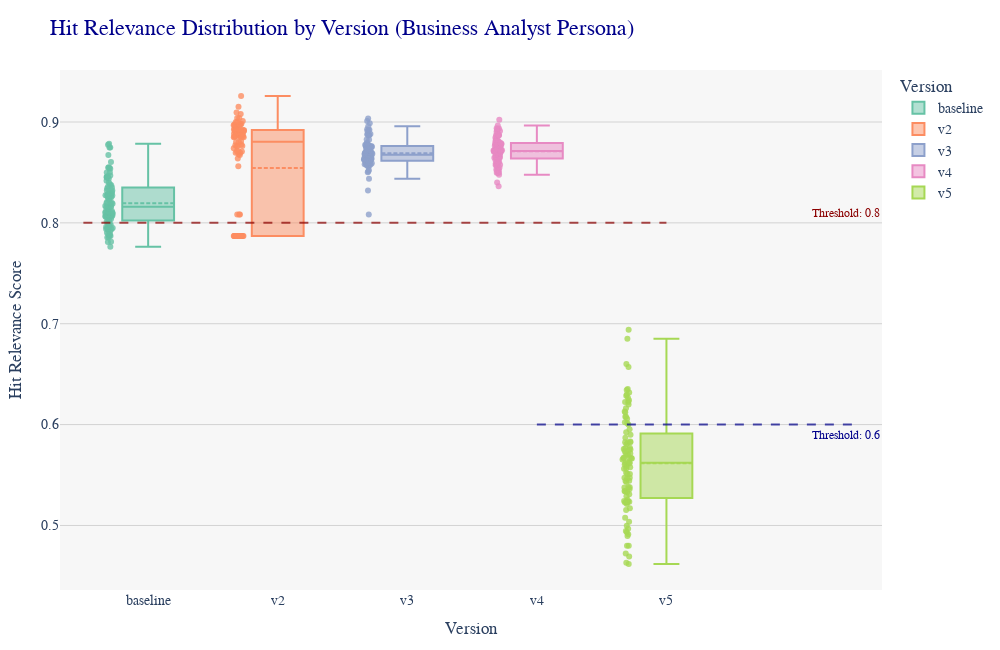

Source (notebook cell):
### Markdown cell above
#### Box Plot: Buisness Analyst Persona all versions

### Code cell
# Dataframes for Business Analyst Persona 
dataframes_ba = {
    "baseline": Test_Results_2024052802_Baseline,
    "v2": test_output_v2_businessanalyst_2024_09_03_12_17_34,
    "v3": test_output_v3_businessanalyst_2024_09_17_03_35_43,
    "v4": test_output_v4_businessanalyst_2024_09_29_01_42_36,
    "v5": test_output_v5_businessanalyst_2024_10_07_17_55_42
}

# Combine data for easier plotting
all_data_ba = []
for version, df in dataframes_ba.items():
    df['version'] = version  # Add a column for version
    all_data_ba.append(df[['Column1.hit', 'Column1.hitRelevance', 'version']])

# Concatenate all data into a single DataFrame
combined_df_ba = pd.concat(all_data_ba)

# Convert hit column to binary values (1 if hit, 0 if not) based on a threshold of 0.75
combined_df_ba['hit_binary'] = combined_df_ba['Column1.hitRelevance'].apply(lambda x: 1 if x >= 0.75 else 0)

# Create a box plot for Business Analyst Persona
fig_ba = px.box(combined_df_ba, 
                x='version', 
                y='Column1.hitRelevance', 
                points='all', 
                title='Hit Relevance Distribution by Version (Business Analyst Persona)',
                labels={'Column1.hitRelevance': 'Hit Relevance Score', 'version': 'Version'},
                color='version',  
                color_discrete_sequence=px.colors.qualitative.Set2)

# Customize box plot aesthetics
fig_ba.update_traces(
    boxmean=True, 
    jitter=0.2, 
    pointpos=-1.5, 
    marker=dict(size=6, opacity=0.8), 
    width=0.4
)

# Add horizontal lines for thresholds
fig_ba.add_shape(
    type="line", line_color="darkred", line_width=2, opacity=0.7, 
    x0=-0.5, x1=4, y0=threshold_baseline_to_v4, y1=threshold_baseline_to_v4, 
    line_dash="dash"
)
fig_ba.add_shape(
    type="line", line_color="darkblue", line_width=2, opacity=0.7, 
    x0=3, x1=5.5, y0=threshold_v5, y1=threshold_v5,
    line_dash="dash"
)

# Move the threshold text annotations to the right
fig_ba.add_annotation(
    x=5, y=threshold_baseline_to_v4,
    text="Threshold: 0.8", showarrow=False, xshift=50, yshift=10,
    font=dict(size=12, color="darkred")
)
fig_ba.add_annotation(
    x=5, y=threshold_v5,
    text="Threshold: 0.6", showarrow=False, xshift=50, yshift=-10,
    font=dict(size=12, color="darkblue")
)

# Adjust layout
fig_ba.update_layout(
    xaxis_title='Version',
    yaxis_title='Hit Relevance Score',
    legend_title_text='Version',
    font=dict(size=14, family='Arial'),
    plot_bgcolor='#f7f7f7',  
    title_font=dict(size=22, family='Times New Roman', color='darkblue'),  
    width=1000,
    height=650,
    margin=dict(t=70, l=60, r=40, b=60),
    boxmode='group', 
    showlegend=True,  
    yaxis=dict(showgrid=True, gridcolor='lightgray'),  
    bargap=0.15,
    hovermode="closest"
)

# Update hover template
fig_ba.update_traces(
    hovertemplate="<b>Version</b>: %{x}<br><b>Hit Relevance</b>: %{y}<br><b>Hit Binary</b>: %{customdata}"
)

# Display the figure
fig_ba.show()

### Figure 1 — Plotly figure (JSON) as saved in the notebook; plotly's stock layout.template omitted (floating-point values rounded to 4 significant figures)
{"data": [{"alignmentgroup": "True", "boxmean": true, "boxpoints": "all", "hovertemplate": "<b>Version</b>: %{x}<br><b>Hit Relevance</b>: %{y}<br><b>Hit Binary</b>: %{customdata}", "jitter": 0.2, "legendgroup": "baseline", "marker": {"color": "rgb(102,194,165)", "opacity": 0.8, "size": 6}, "name": "baseline", "notched": false, "offsetgroup": "baseline", "orientation": "v", "pointpos": -1.5, "showlegend": true, "type": "box", "width": 0.4, "x": ["baseline", "baseline", "baseline", "baseline", "baseline", "baseline", "baseline", "baseline", "baseline", "baseline", "baseline", "baseline", "baseline", "baseline", "baseline", "baseline", "baseline", "baseline", "baseline", "baseline", "baseline", "baseline", "baseline", "baseline", "baseline", "baseline", "baseline", "baseline", "baseline", "baseline", "baseline", "baseline", "baseline", "baseline", "baseline", "baseline", "baseline", "baseline", "baseline", "baseline", "baseline", "baseline", "baseline", "baseline", "baseline", "baseline", "baseline", "baseline", "baseline", "baseline", "baseline", "baseline", "baseline", "baseline", "baseline", "baseline", "baseline", "baseline", "baseline", "baseline", "baseline", "baseline", "baseline", "baseline", "baseline", "baseline", "baseline", "baseline", "baseline", "baseline", "baseline", "baseline", "baseline", "baseline", "baseline", "baseline", "baseline", "baseline", "baseline", "baseline", "baseline", "baseline", "baseline", "baseline", "baseline", "baseline", "baseline", "baseline", "baseline", "baseline", "baseline", "baseline", "baseline", "baseline", "baseline", "baseline", "baseline", "baseline", "baseline"], "x0": " ", "xaxis": "x", "y": [0.8784, 0.8775, 0.8747, 0.8746, 0.8672, 0.8603, 0.8551, 0.8547, 0.8545, 0.8537, 0.8501, 0.85, 0.847, 0.8463, 0.8455, 0.8454, 0.8451, 0.8451, 0.844, 0.8417, 0.84, 0.8382, 0.8374, 0.8361, 0.8352, 0.8344, 0.8322, 0.8322, 0.8302, 0.8295, 0.8289, 0.8288, 0.8284, 0.8273, 0.8271, 0.827, 0.8266, 0.8253, 0.8248, 0.8243, 0.8229, 0.8206, 0.8199, 0.8196, 0.8195, 0.8189, 0.8168, 0.8165, 0.816, 0.8159, 0.8158, 0.8155, 0.8141, 0.8117, 0.8115, 0.8112, 0.8109, 0.8105, 0.8102, 0.81, 0.8093, 0.8079, 0.8078, 0.8078, 0.8077, 0.8076, 0.8072, 0.8068, 0.8061, 0.806, 0.806, 0.8049, 0.8037, 0.8026, 0.8023, 0.8013, 0.8005, 0.7994, 0.7978, 0.7977, 0.7971, 0.796, 0.7959, 0.7949, 0.7945, 0.794, 0.7937, 0.7933, 0.7918, 0.7901, 0.7889, 0.7883, 0.7872, 0.787, 0.7856, 0.7854, 0.7813, 0.781, 0.7763], "y0": " ", "yaxis": "y"}, {"alignmentgroup": "True", "boxmean": true, "boxpoints": "all", "hovertemplate": "<b>Version</b>: %{x}<br><b>Hit Relevance</b>: %{y}<br><b>Hit Binary</b>: %{customdata}", "jitter": 0.2, "legendgroup": "v2", "marker": {"color": "rgb(252,141,98)", "opacity": 0.8, "size": 6}, "name": "v2", "notched": false, "offsetgroup": "v2", "orientation": "v", "pointpos": -1.5, "showlegend": true, "type": "box", "width": 0.4, "x": ["v2", "v2", "v2", "v2", "v2", "v2", "v2", "v2", "v2", "v2", "v2", "v2", "v2", "v2", "v2", "v2", "v2", "v2", "v2", "v2", "v2", "v2", "v2", "v2", "v2", "v2", "v2", "v2", "v2", "v2", "v2", "v2", "v2", "v2", "v2", "v2", "v2", "v2", "v2", "v2", "v2", "v2", "v2", "v2", "v2", "v2", "v2", "v2", "v2", "v2", "v2", "v2", "v2", "v2", "v2", "v2", "v2", "v2", "v2", "v2", "v2", "v2", "v2", "v2", "v2", "v2", "v2", "v2", "v2", "v2", "v2", "v2", "v2", "v2", "v2", "v2", "v2", "v2", "v2", "v2", "v2", "v2", "v2", "v2", "v2", "v2", "v2", "v2", "v2", "v2", "v2", "v2", "v2", "v2", "v2", "v2", "v2", "v2", "v2", "v2"], "x0": " ", "xaxis": "x", "y": [0.9258, 0.9003, 0.8923, 0.901, 0.8976, 0.8964, 0.8936, 0.8919, 0.7869, 0.8983, 0.8934, 0.8926, 0.8885, 0.904, 0.9, 0.8695, 0.8864, 0.7869, 0.8711, 0.8917, 0.7869, 0.7869, 0.8708, 0.9094, 0.8906, 0.7869, 0.9039, 0.8863, 0.7869, 0.8561, 0.8855, 0.8084, 0.915, 0.9079, 0.876, 0.8923, 0.7869, 0.7869, 0.8863, 0.7869, 0.8711, 0.8923, 0.8768, 0.8866, 0.8883, 0.8802, 0.8858, 0.8084, 0.8926, 0.8914, 0.7869, 0.8681, 0.7869, 0.888, 0.8975, 0.7869, 0.8969, 0.8929, 0.7869, 0.8672, 0.7869, 0.7869, 0.8849, 0.8084, 0.8898, 0.8877, 0.7869, 0.8695, 0.8805, 0.7869, 0.8741, 0.8762, 0.8762, 0.7869, 0.7869, 0.8901, 0.7869, 0.7869, 0.8776, 0.8638, 0.8855, 0.8982, 0.8849, 0.8849, 0.7869, 0.7869, 0.7869, 0.7869, 0.7869, 0.7869, 0.8967, 0.8892, 0.7869, 0.7869, 0.8812, 0.8887, 0.8977, 0.7869, 0.7869, 0.8863], "y0": " ", "yaxis": "y"}, {"alignmentgroup": "True", "boxmean": true, "boxpoints": "all", "hovertemplate": "<b>Version</b>: %{x}<br><b>Hit Relevance</b>: %{y}<br><b>Hit Binary</b>: %{customdata}", "jitter": 0.2, "legendgroup": "v3", "marker": {"color": "rgb(141,160,203)", "opacity": 0.8, "size": 6}, "name": "v3", "notched": false, "offsetgroup": "v3", "orientation": "v", "pointpos": -1.5, "showlegend": true, "type": "box", "width": 0.4, "x": ["v3", "v3", "v3", "v3", "v3", "v3", "v3", "v3", "v3", "v3", "v3", "v3", "v3", "v3", "v3", "v3", "v3", "v3", "v3", "v3", "v3", "v3", "v3", "v3", "v3", "v3", "v3", "v3", "v3", "v3", "v3", "v3", "v3", "v3", "v3", "v3", "v3", "v3", "v3", "v3", "v3", "v3", "v3", "v3", "v3", "v3", "v3", "v3", "v3", "v3", "v3", "v3", "v3", "v3", "v3", "v3", "v3", "v3", "v3", "v3", "v3", "v3", "v3", "v3", "v3", "v3", "v3", "v3", "v3", "v3", "v3", "v3", "v3", "v3", "v3", "v3", "v3", "v3", "v3", "v3", "v3", "v3", "v3", "v3", "v3", "v3", "v3", "v3", "v3", "v3", "v3", "v3", "v3", "v3", "v3", "v3", "v3", "v3", "v3", "v3", "v3", "v3"], "x0": " ", "xaxis": "x", "y": [0.8084, 0.8922, 0.8627, 0.8928, 0.868, 0.8752, 0.8826, 0.8756, 0.8918, 0.8699, 0.8665, 0.8785, 0.8781, 0.8778, 0.8871, 0.8625, 0.8714, 0.8573, 0.8609, 0.8673, 0.8651, 0.8689, 0.8672, 0.8623, 0.859, 0.8696, 0.8795, 0.8636, 0.8684, 0.8577, 0.9034, 0.8771, 0.8761, 0.8867, 0.8502, 0.8731, 0.8659, 0.8655, 0.8879, 0.8698, 0.8667, 0.8754, 0.8596, 0.8824, 0.8634, 0.8677, 0.8987, 0.8753, 0.8652, 0.8718, 0.8521, 0.8651, 0.8633, 0.8689, 0.8872, 0.8772, 0.8755, 0.8553, 0.8741, 0.8715, 0.858, 0.9009, 0.8696, 0.8692, 0.8627, 0.8692, 0.8321, 0.8692, 0.866, 0.867, 0.8911, 0.8565, 0.859, 0.8637, 0.8957, 0.8751, 0.8617, 0.8572, 0.8787, 0.8577, 0.8634, 0.8436, 0.857, 0.8643, 0.8715, 0.8648, 0.8596, 0.8613, 0.8615, 0.8698, 0.8582, 0.863, 0.8598, 0.8616, 0.8877, 0.8765, 0.8622, 0.8509, 0.86, 0.888, 0.8633, 0.8767], "y0": " ", "yaxis": "y"}, {"alignmentgroup": "True", "boxmean": true, "boxpoints": "all", "hovertemplate": "<b>Version</b>: %{x}<br><b>Hit Relevance</b>: %{y}<br><b>Hit Binary</b>: %{customdata}", "jitter": 0.2, "legendgroup": "v4", "marker": {"color": "rgb(231,138,195)", "opacity": 0.8, "size": 6}, "name": "v4", "notched": false, "offsetgroup": "v4", "orientation": "v", "pointpos": -1.5, "showlegend": true, "type": "box", "width": 0.4, "x": ["v4", "v4", "v4", "v4", "v4", "v4", "v4", "v4", "v4", "v4", "v4", "v4", "v4", "v4", "v4", "v4", "v4", "v4", "v4", "v4", "v4", "v4", "v4", "v4", "v4", "v4", "v4", "v4", "v4", "v4", "v4", "v4", "v4", "v4", "v4", "v4", "v4", "v4", "v4", "v4", "v4", "v4", "v4", "v4", "v4", "v4", "v4", "v4", "v4", "v4", "v4", "v4", "v4", "v4", "v4", "v4", "v4", "v4", "v4", "v4", "v4", "v4", "v4", "v4", "v4", "v4", "v4", "v4", "v4", "v4", "v4", "v4", "v4", "v4", "v4", "v4", "v4", "v4", "v4", "v4", "v4", "v4", "v4", "v4", "v4", "v4", "v4", "v4", "v4", "v4", "v4", "v4", "v4", "v4", "v4", "v4", "v4", "v4", "v4", "v4"], "x0": " ", "xaxis": "x", "y": [0.8697, 0.891, 0.8866, 0.8713, 0.8547, 0.881, 0.8826, 0.8763, 0.8821, 0.877, 0.872, 0.8772, 0.8661, 0.8779, 0.8645, 0.8722, 0.8804, 0.8657, 0.8862, 0.8529, 0.8868, 0.8776, 0.8696, 0.8687, 0.8738, 0.8806, 0.8693, 0.8645, 0.8362, 0.8698, 0.8795, 0.864, 0.8745, 0.8589, 0.85, 0.8763, 0.8727, 0.8755, 0.8664, 0.887, 0.8546, 0.8827, 0.8755, 0.8717, 0.9022, 0.8719, 0.8496, 0.8871, 0.891, 0.8787, 0.8731, 0.8741, 0.8712, 0.8712, 0.8512, 0.8637, 0.8715, 0.8602, 0.84, 0.8844, 0.8938, 0.8522, 0.8527, 0.871, 0.868, 0.8709, 0.8497, 0.8903, 0.8606, 0.8735, 0.8605, 0.8645, 0.8964, 0.8928, 0.8477, 0.8795, 0.8935, 0.8686, 0.8574, 0.8824, 0.8596, 0.8649, 0.8622, 0.876, 0.8875, 0.866, 0.8497, 0.871, 0.857, 0.8704, 0.8688, 0.8787, 0.8783, 0.8931, 0.8583, 0.8714, 0.8596, 0.864, 0.8576, 0.8772], "y0": " ", "yaxis": "y"}, {"alignmentgroup": "True", "boxmean": true, "boxpoints": "all", "hovertemplate": "<b>Version</b>: %{x}<br><b>Hit Relevance</b>: %{y}<br><b>Hit Binary</b>: %{customdata}", "jitter": 0.2, "legendgroup": "v5", "marker": {"color": "rgb(166,216,84)", "opacity": 0.8, "size": 6}, "name": "v5", "notched": false, "offsetgroup": "v5", "orientation": "v", "pointpos": -1.5, "showlegend": true, "type": "box", "width": 0.4, "x": ["v5", "v5", "v5", "v5", "v5", "v5", "v5", "v5", "v5", "v5", "v5", "v5", "v5", "v5", "v5", "v5", "v5", "v5", "v5", "v5", "v5", "v5", "v5", "v5", "v5", "v5", "v5", "v5", "v5", "v5", "v5", "v5", "v5", "v5", "v5", "v5", "v5", "v5", "v5", "v5", "v5", "v5", "v5", "v5", "v5", "v5", "v5", "v5", "v5", "v5", "v5", "v5", "v5", "v5", "v5", "v5", "v5", "v5", "v5", "v5", "v5", "v5", "v5", "v5", "v5", "v5", "v5", "v5", "v5", "v5", "v5", "v5", "v5", "v5", "v5", "v5", "v5", "v5", "v5", "v5", "v5", "v5", "v5", "v5", "v5", "v5", "v5", "v5", "v5", "v5", "v5", "v5", "v5", "v5", "v5", "v5", "v5", "v5", "v5", "v5"], "x0": " ", "xaxis": "x", "y": [0.5627, 0.538, 0.5511, 0.5238, 0.5627, 0.5736, 0.5703, 0.6001, 0.5564, 0.5669, 0.4631, 0.543, 0.4721, 0.6344, 0.4932, 0.5152, 0.534, 0.5825, 0.6225, 0.6242, 0.4798, 0.4692, 0.5255, 0.5337, 0.5522, 0.6199, 0.613, 0.4945, 0.6058, 0.5819, 0.5444, 0.5669, 0.5561, 0.5954, 0.5753, 0.6266, 0.4799, 0.6022, 0.5767, 0.5077, 0.6571, 0.4967, 0.5702, 0.4998, 0.5712, 0.4914, 0.5617, 0.5228, 0.5358, 0.6941, 0.5925, 0.5585, 0.6121, 0.6286, 0.5869, 0.5469, 0.5234, 0.6224, 0.5899, 0.4896, 0.5472, 0.5807, 0.5833, 0.5036, 0.5377, 0.6299, 0.6015, 0.5381, 0.5309, 0.5759, 0.5441, 0.5238, 0.5711, 0.6317, 0.5672, 0.5664, 0.5242, 0.6161, 0.4618, 0.5332, 0.5578, 0.6077, 0.5826, 0.5668, 0.5509, 0.577, 0.5753, 0.5228, 0.6077, 0.6851, 0.5213, 0.5605, 0.5234, 0.6601, 0.5617, 0.5473, 0.529, 0.6353, 0.5654, 0.5172], "y0": " ", "yaxis": "y"}], "layout": {"annotations": [{"font": {"color": "darkred", "size": 12}, "showarrow": false, "text": "Threshold: 0.8", "x": 5, "xshift": 50, "y": 0.8, "yshift": 10}, {"font": {"color": "darkblue", "size": 12}, "showarrow": false, "text": "Threshold: 0.6", "x": 5, "xshift": 50, "y": 0.6, "yshift": -10}], "bargap": 0.15, "boxmode": "group", "font": {"family": "Arial", "size": 14}, "height": 650, "hovermode": "closest", "legend": {"title": {"text": "Version"}, "tracegroupgap": 0}, "margin": {"b": 60, "l": 60, "r": 40, "t": 70}, "plot_bgcolor": "#f7f7f7", "shapes": [{"line": {"color": "darkred", "dash": "dash", "width": 2}, "opacity": 0.7, "type": "line", "x0": -0.5, "x1": 4, "y0": 0.8, "y1": 0.8}, {"line": {"color": "darkblue", "dash": "dash", "width": 2}, "opacity": 0.7, "type": "line", "x0": 3, "x1": 5.5, "y0": 0.6, "y1": 0.6}], "showlegend": true, "title": {"font": {"color": "darkblue", "family": "Times New Roman", "size": 22}, "text": "Hit Relevance Distribution by Version (Business Analyst Persona)"}, "width": 1000, "xaxis": {"anchor": "y", "categoryarray": ["baseline", "v2", "v3", "v4", "v5"], "categoryorder": "array", "domain": [0, 1], "title": {"text": "Version"}}, "yaxis": {"anchor": "x", "domain": [0, 1], "gridcolor": "lightgray", "showgrid": true, "title": {"text": "Hit Relevance Score"}}}}
